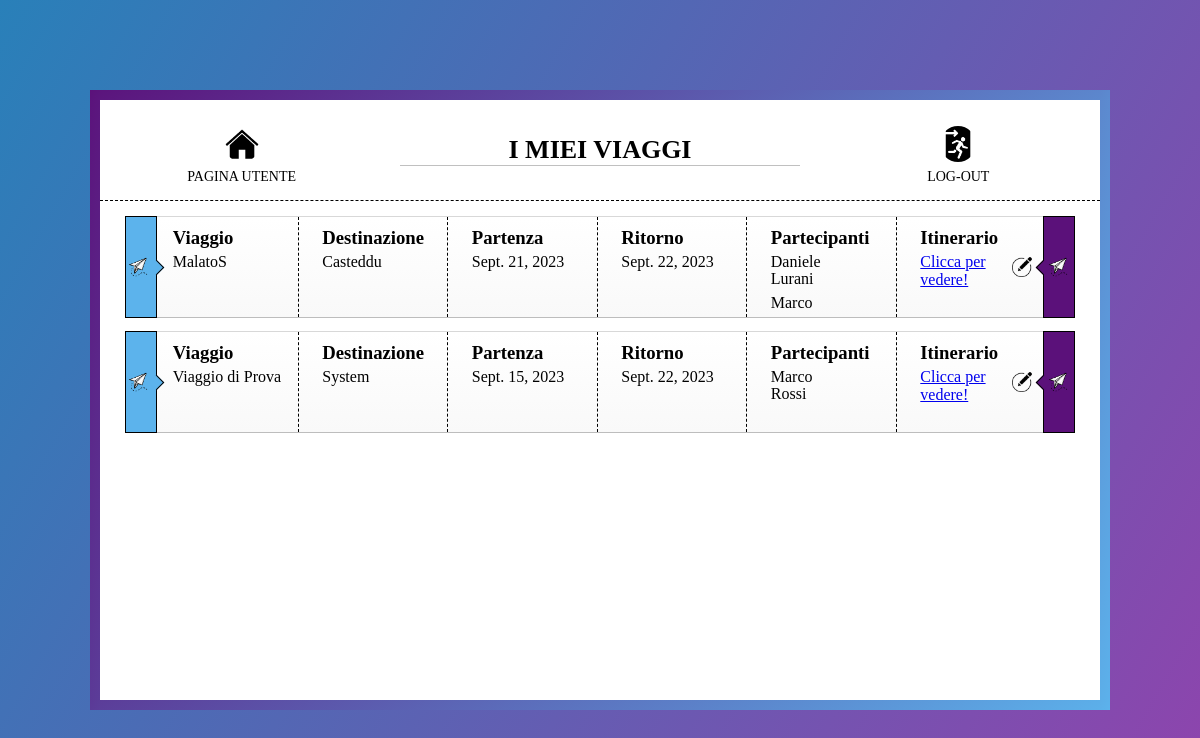
The app's page /organizzatoreViaggi/myTravels (signed in) with its own data.
### organizzatoreViaggi/models.py (models this page shows, shortened)
class Travel(models.Model):
    id = models.AutoField(primary_key=True)
    name = models.CharField(max_length=64, unique=True)
    destination = models.CharField(max_length=64)
    start_date = models.DateField()
    end_date = models.DateField()
    participants = models.ManyToManyField(CustomUser)

class CustomUser(AbstractUser):
    username = models.CharField(max_length=32, null=False, primary_key=True)
    email = models.EmailField(max_length=64, unique=True)

### organizzatoreViaggi/views.py (the view)
# urls.py: path('organizzatoreViaggi/myTravels', views.myTravels_view, name='myTravels'),
@login_required(login_url = 'login')
def myTravels_view(request):
    travels = Travel.objects.filter(participants = request.user)
    context = { 'travelsList': travels }
    return render(request, 'organizzatoreViaggi/myTravels.html',context)

### organizzatoreViaggi/templates/organizzatoreViaggi/myTravels.html (shortened to what this page needs)
{% load static %}
<!DOCTYPE html>
<html lang="it">
<head>
        <link rel="stylesheet" href="{% static 'css/myTravels.css'%}">
</head>
<body>
    <div class="page-container">
        <nav>
            <a href="{% url 'userHomePage' %}">
                <img src="{% static 'images/home_icon.png' %}" />
                <p>Pagina utente</p>
            </a>
            <h1>I MIEI VIAGGI</h1>
            <a href="{% url 'logout' %}">
                <img src="{% static 'images/logout_icon.png' %}" />
                <p>Log-out</p>
            </a>
        </nav>
        <div class="main">
            {% if travelsList %}
            {% for travel in travelsList %}
            <div class="trip-container">
                <div class="trip trip-info trip-white">
                    <div class="lateral-delimiters">
                        <div class="icon">
                            <img src="{% static 'images/invitation_icon.png' %}" />
                        </div>
                        <div class="icon2">
                            <img src="{% static 'images/invitation_icon.png' %}" />
                        </div>
                        <div class="trip-data">
                            <div class="right-dash trip-element trip-name-container">
                                <h3 class="trip-element-title trip-title-name">Viaggio</h3>
                                <p class="trip-element-value trip-name">{{ travel.name }}</p>
                            </div>
                            <div class="right-dash trip-element trip-destination-container">
                                <h3 class="trip-element-title trip-title-destination">Destinazione</h3>
                                <p class="trip-element-value trip-destination">{{ travel.destination }}</p>
                            </div>
                            <div class="right-dash trip-element trip-departure-container">
                                <h3 class="trip-element-title trip-title-departure">Partenza</h3>
                                <p class="trip-element-value trip-departure">{{ travel.start_date }}</p>
                            </div>
                            <div class="right-dash trip-element trip-return-container">
                                <h3 class="trip-element-title trip-title-return">Ritorno</h3>
                                <p class="trip-element-value trip-return">{{ travel.end_date }}</p>
                            </div>
                            <div class="right-dash trip-element trip-participants-container">
                                <h3 class="trip-element-title trip-title-participants">Partecipanti</h3>
                                <div class="trip-participant-items">
                                    {% for participant in travel.participants.all %}
                                        <p class="participant-name">{{ participant.first_name }}</p>
                                        <p class="participant-name">{{ participant.last_name }}</p>
                                        <p class="participant-name"> </p>
                                    {% endfor %}
                                </div>
                            </div>
                            <div class="trip-element trip-itinerary-container">
                                <h3 class="trip-element-title trip-title-itinerary">Itinerario</h3>
                                <a href="{% url 'detailsTravel' travel.id %}">
                                    <p class="trip-element-value trip-participants">Clicca per vedere!</p>
                                </a>
                            </div>
                            <a class="edit-button" aria-hidden="true" href="{% url 'changeItinerary' travel.id %}">
                                <img src="{% static 'images/edit_icon.png' %}" />
                            </a>
                        </div>
                    </div>
                </div>
            </div>
            {% endfor %}
            {% else %}
            <div >
                <h3>Nessun viaggio da mostrare!</h3>
            </div>
            {% endif %}
        </div>
    </div>
</body>
</html>

### records on screen
Travel: name "MalatoS", destination "Casteddu", start_date "Sept. 21, 2023", end_date "Sept. 22, 2023"
CustomUser: first_name "Daniele", last_name "Lurani"
CustomUser: first_name "Marco", last_name "Rossi"
Travel: name "Viaggio di Prova", destination "System", start_date "Sept. 15, 2023", end_date "Sept. 22, 2023"
